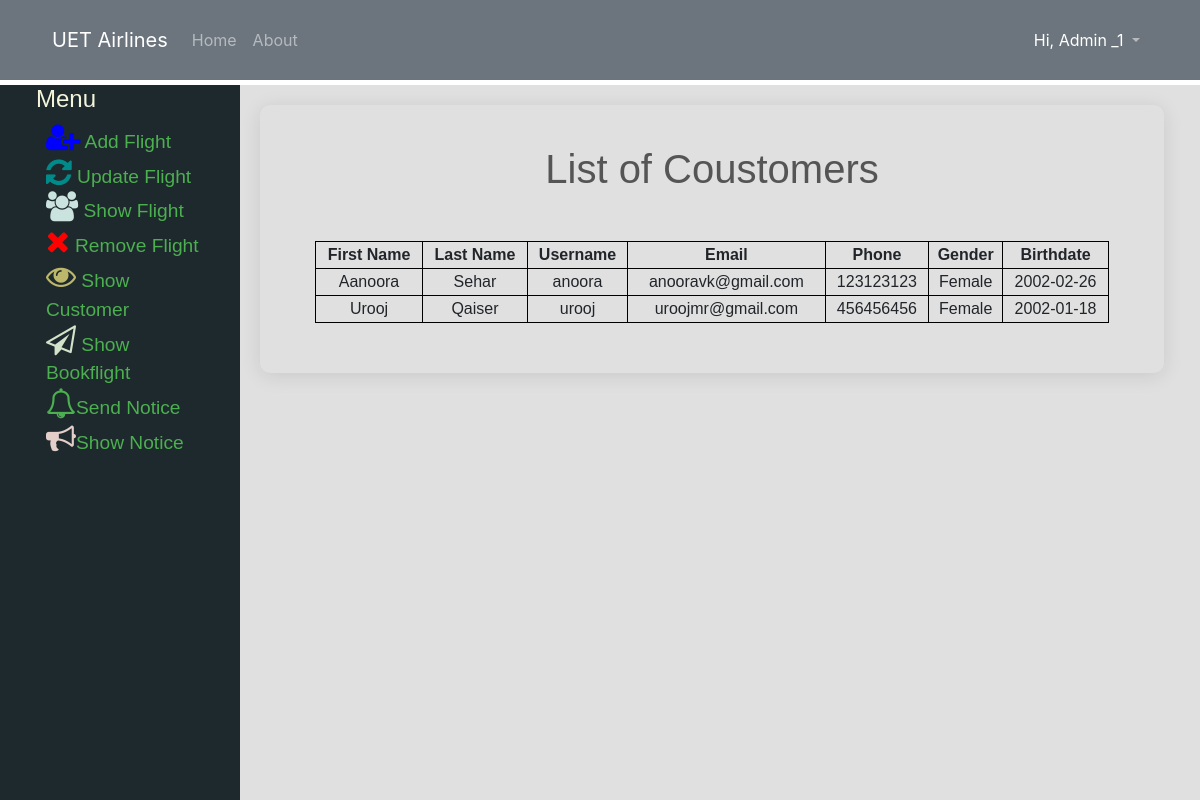
The app's page /showcustomer.php (signed in) with its own data.
### tables this page shows
CREATE TABLE `users` (
  `userid` int(20) NOT NULL,
  `fname` varchar(11) NOT NULL,
  `lname` varchar(11) NOT NULL,
  `uname` varchar(11) NOT NULL,
  `email` varchar(30) NOT NULL,
  `phone` int(11) NOT NULL,
  `gender` varchar(11) NOT NULL,
  `bdate` date NOT NULL,
  `pass` varchar(11) NOT NULL,
  `utype` varchar(20) NOT NULL
);

### database_connect.php (called while the page is built, shortened)
<?php
	 $serverName="localhost";
	 $userName="root";
	 $password="";
	 $dbName="airlinedb";
	function get($query)
	{
        $data=array();
		global $serverName,$userName,$password,$dbName;
		$conn = mysqli_connect( $serverName, $userName, $password, $dbName);
        $result=mysqli_query($conn,$query);
        if(mysqli_num_rows($result) > 0)
        {
            while($row = mysqli_fetch_assoc($result))
            {
                $entity=array();
                foreach($row as $k=>$v)
                {
                    $entity[$k] = $row[$k];
                }
                $data[] = $entity;
            }
        }
		return $data;
	}
	function getU($query)
	{
		global $serverName;
		global $userName;
		global $password;
		global $dbName;
		$conn = mysqli_connect( $serverName, $userName, $password, $dbName);
		$result=mysqli_query($conn,$query);
		return $result;
	}
?>

### navbarController.php (called while the page is built, shortened)
<?php
    require_once '../../models/database_connect.php';
    $name3=$_SESSION['loggedinuser'];
    $query ="SELECT fname, lname FROM users WHERE uname='$name3'";
    $userName = getU($query);
    if(mysqli_num_rows($userName) > 0)
    {
        while($rows = mysqli_fetch_assoc($userName))
        {
            $name= $rows["fname"];
            $name1= $rows["lname"];
        }
    }
?>

### showcustomerController.php (called while the page is built, shortened)
<?php
require_once '../../models/database_connect.php';
    function getAllCustomer()
	{
		$query ="SELECT * FROM users WHERE utype='user'";
		$user = get($query);
		return $user;
    }
?>

### showcustomer.php (the view, shortened to what this page needs)
<?php
require_once '../../controllers/admin/showcustomerController.php';
$users = getAllCustomer();
?>
<!DOCTYPE html>
<html lang="en">
  <head>
    <link
      rel="stylesheet"
      href="https://maxcdn.bootstrapcdn.com/bootstrap/4.4.1/css/bootstrap.min.css"
    />
    <link
      rel="stylesheet"
      href="https://cdnjs.cloudflare.com/ajax/libs/font-awesome/4.7.0/css/font-awesome.min.css"
    />
    <link rel="stylesheet" href="css/showFlight.css" />
  </head>
  <body>
  <?php require_once 'navbar.php'; ?>
    <section id="admin-menu">
    <?php include "adminMenu.php"; ?>
      <div class="split-right">
        <div>
          <div class="search p-l-55 p-r-55 p-t-65 p-b-50">
            <form action="uselectticket.html" class="search-form">
              <span class="search-form-title">List of Coustomers</span>
              <br />
              <br />
              <table class="search-table" style="width: 100%">
                <thead class="search-table">
                  <tr>
                    <th class="search-table">First Name</th>
                    <th class="search-table">Last Name</th>
                    <th class="search-table">Username</th>
                    <th class="search-table">Email</th>
                    <th class="search-table">Phone</th>
                    <th class="search-table">Gender</th>
                    <th class="search-table">Birthdate</th>
                  </tr>
                </thead>
                <tbody>
                <?php
				foreach($users as $user)
				{
					echo "<tr>";
						echo '<td class="search-table">'.$user["fname"].'</td>';
						echo '<td class="search-table">'.$user["lname"].'</td>';
						echo '<td class="search-table">'.$user["uname"].'</td>';
            echo '<td class="search-table">'.$user["email"].'</td>';
            echo '<td class="search-table">'.$user["phone"].'</td>';
            echo '<td class="search-table">'.$user["gender"].'</td>';
            echo '<td class="search-table">'.$user["bdate"].'</td>';
            echo "</tr>";
				}
			?>
                </tbody>
              </table>
            </form>
          </div>
        </div>
      </div>
    </section>
  </body>
</html>

### navbar.php (shortened to what this page needs)
<?php
require_once '../../controllers/admin/navbarController.php';
?>
<html>
<body>
<section id="navbar">
      <div class="container-fluid">
        <nav class="navbar navbar-expand-sm bg-secondary navbar-dark">
          <a class="navbar-brand" href="../index.php"
            >UET Airlines</a
          >
          <ul class="navbar-nav">
            <li class="nav-item">
              <a class="nav-link" href="admin.php">Home</a>
            </li>
            <li class="nav-item">
              <a class="nav-link" href="#">About</a>
            </li>
          </ul>
          <div class="collapse navbar-collapse">
            <ul class="navbar-nav ml-auto">
              <li class="nav-item dropdown">
                <a
                  class="nav-link dropdown-toggle"
                  href="#"
                  id="navbardrop"
                  data-toggle="dropdown"
                >
                <span style="color: #fff">Hi, <?php echo $name." ".$name1; ?> </span>
                </a>
              </li>
            </ul>
          </div>
        </nav>
      </div>
    </section>
</body>
</html>

### showFlight.css (style rules this page uses)
#navbar { background-color: #6c757d; }
.container-fluid { padding: 1% 3%; }
#admin-menu { font-family: "Montserrat", sans-serif; }
.split-right { height: 100%; width: 80%; position: fixed; z-index: 1; overflow-x: hidden; padding-top: 20px; right: 0; background: rgb(224, 224, 224); font-family: "Montserrat", sans-serif; top: 85px; padding: 0% 3%; padding-left: 20px; }
.p-l-55 { padding-left: 55px; }
.p-r-55 { padding-right: 55px; }
.p-t-65 { padding-top: 40px; }
.p-b-50 { padding-bottom: 50px; }
.search { margin-top: 20px; width: 100%; background: rgb(224, 224, 224); border-radius: 10px; overflow: hidden; box-shadow: 0 3px 20px 0px rgba(0, 0, 0, 0.1); -moz-box-shadow: 0 3px 20px 0px rgba(0, 0, 0, 0.1); -webkit-box-shadow: 0 3px 20px 0px rgba(0, 0, 0, 0.1); -o-box-shadow: 0 3px 20px 0px rgba(0, 0, 0, 0.1); -ms-box-shadow: 0 3px 20px 0px rgba(0, 0, 0, 0.1); }
.search-form-title { display: block; font-family: "Montserrat", sans-serif; font-size: 40px; color: #555555; line-height: 1.2; text-align: center; }
.search-form { width: 100%; }
.search-table { border: 1px solid black; border-collapse: collapse; text-align: center; }

### records on screen
users: fname "Admin", lname "_1"
users: fname "Aanoora", lname "Sehar", uname "anoora", email "anooravk@gmail.com", phone "123123123", gender "Female", bdate "2002-02-26"
users: fname "Urooj", lname "Qaiser", uname "urooj", email "uroojmr@gmail.com", phone "456456456", gender "Female", bdate "2002-01-18"
